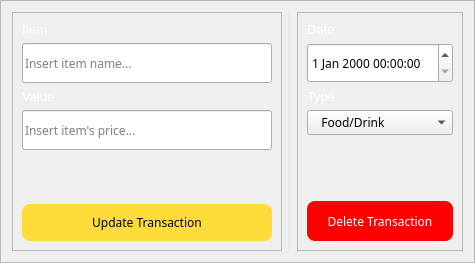
                  <widget class="QFrame" name="frame_19">
                   <property name="styleSheet">
                    <string notr="true"/>
                   </property>
                   <property name="frameShape">
                    <enum>QFrame::StyledPanel</enum>
                   </property>
                   <property name="frameShadow">
                    <enum>QFrame::Raised</enum>
                   </property>
                   <layout class="QHBoxLayout" name="horizontalLayout_15">
                    <item>
                     <widget class="QFrame" name="frame_18">
                      <property name="sizePolicy">
                       <sizepolicy hsizetype="Preferred" vsizetype="Minimum">
                        <horstretch>0</horstretch>
                        <verstretch>0</verstretch>
                       </sizepolicy>
                      </property>
                      <property name="frameShape">
                       <enum>QFrame::StyledPanel</enum>
                      </property>
                      <property name="frameShadow">
                       <enum>QFrame::Raised</enum>
                      </property>
                      <layout class="QVBoxLayout" name="verticalLayout_17">
                       <item>
                        <widget class="QLabel" name="label_3">
                         <property name="sizePolicy">
                          <sizepolicy hsizetype="Preferred" vsizetype="Maximum">
                           <horstretch>0</horstretch>
                           <verstretch>0</verstretch>
                          </sizepolicy>
                         </property>
                         <property name="text">
                          <string>&lt;html&gt;&lt;head/&gt;&lt;body&gt;&lt;p&gt;&lt;span style=&quot; font-size:10pt; color:#ffffff;&quot;&gt;Item&lt;/span&gt;&lt;/p&gt;&lt;/body&gt;&lt;/html&gt;</string>
                         </property>
                        </widget>
                       </item>
                       <item>
                        <widget class="QLineEdit" name="ED_Item">
                         <property name="sizePolicy">
                          <sizepolicy hsizetype="Preferred" vsizetype="Fixed">
                           <horstretch>0</horstretch>
                           <verstretch>0</verstretch>
                          </sizepolicy>
                         </property>
                         <property name="minimumSize">
                          <size>
                           <width>250</width>
                           <height>40</height>
                          </size>
                         </property>
                         <property name="font">
                          <font>
                           <family>Poppins</family>
                           <pointsize>9</pointsize>
                          </font>
                         </property>
                         <property name="styleSheet">
                          <string notr="true"/>
                         </property>
                         <property name="text">
                          <string/>
                         </property>
                         <property name="placeholderText">
                          <string>Insert item name...</string>
                         </property>
                        </widget>
                       </item>
                       <item>
                        <widget class="QLabel" name="label_20">
                         <property name="sizePolicy">
                          <sizepolicy hsizetype="Preferred" vsizetype="Maximum">
                           <horstretch>0</horstretch>
                           <verstretch>0</verstretch>
                          </sizepolicy>
                         </property>
                         <property name="text">
                          <string>&lt;html&gt;&lt;head/&gt;&lt;body&gt;&lt;p&gt;&lt;span style=&quot; font-size:10pt; color:#ffffff;&quot;&gt;Value&lt;/span&gt;&lt;/p&gt;&lt;/body&gt;&lt;/html&gt;</string>
                         </property>
                        </widget>
                       </item>
                       <item>
                        <widget class="QLineEdit" name="ED_Value">
                         <property name="sizePolicy">
                          <sizepolicy hsizetype="Preferred" vsizetype="Fixed">
                           <horstretch>0</horstretch>
                           <verstretch>0</verstretch>
                          </sizepolicy>
                         </property>
                         <property name="minimumSize">
                          <size>
                           <width>250</width>
                           <height>40</height>
                          </size>
                         </property>
                         <property name="font">
                          <font>
                           <family>Poppins</family>
                           <pointsize>9</pointsize>
                          </font>
                         </property>
                         <property name="styleSheet">
                          <string notr="true"/>
                         </property>
                         <property name="placeholderText">
                          <string>Insert item's price...</string>
                         </property>
                        </widget>
                       </item>
                       <item>
                        <spacer name="verticalSpacer_9">
                         <property name="orientation">
                          <enum>Qt::Vertical</enum>
                         </property>
                         <property name="sizeType">
                          <enum>QSizePolicy::Expanding</enum>
                         </property>
                         <property name="sizeHint" stdset="0">
                          <size>
                           <width>20</width>
                           <height>40</height>
                          </size>
                         </property>
                        </spacer>
                       </item>
                       <item>
                        <widget class="QPushButton" name="ED_updateButton">
                         <property name="minimumSize">
                          <size>
                           <width>0</width>
                           <height>30</height>
                          </size>
                         </property>
                         <property name="maximumSize">
                          <size>
                           <width>16777215</width>
                           <height>40</height>
                          </size>
                         </property>
                         <property name="font">
                          <font>
                           <family>Poppins</family>
                           <pointsize>9</pointsize>
                           <weight>50</weight>
                           <bold>false</bold>
                          </font>
                         </property>
                         <property name="cursor">
                          <cursorShape>PointingHandCursor</cursorShape>
                         </property>
                         <property name="styleSheet">
                          <string notr="true">

QPushButton {
    background-color: rgb(254, 221, 59);
    color: rgb(0, 0, 0);  /* Teks putih */
    border-radius: 8px;  /* Sudut yang sedikit melengkung */
    padding: 10px;  /* Ruang di dalam tombol */
}

QPushButton:hover {
    background-color: rgb(220, 189, 51);  /* Warna hijau yang lebih gelap saat di-hover */
}

QPushButton:pressed {
    background-color: rgb(173, 149, 40);  /* Warna hijau lebih gelap saat ditekan */
}

QPushButton:disabled {
    background-color: #6c757d;  /* Warna abu-abu saat tombol dinonaktifkan */
    color: #D6D6D6;  /* Warna teks abu-abu saat tombol dinonaktifkan */
}</string>
                         </property>
                         <property name="text">
                          <string>Update Transaction</string>
                         </property>
                        </widget>
                       </item>
                      </layout>
                     </widget>
                    </item>
                    <item>
                     <widget class="Line" name="line">
                      <property name="styleSheet">
                       <string notr="true">#line{
background-color: rgba(222, 222, 222, 100);
border-radius:10px;
}</string>
                      </property>
                      <property name="orientation">
                       <enum>Qt::Vertical</enum>
                      </property>
                     </widget>
                    </item>
                    <item alignment="Qt::AlignVCenter">
                     <widget class="QFrame" name="frame_30">
                      <property name="sizePolicy">
                       <sizepolicy hsizetype="Preferred" vsizetype="Minimum">
                        <horstretch>0</horstretch>
                        <verstretch>0</verstretch>
                       </sizepolicy>
                      </property>
                      <property name="frameShape">
                       <enum>QFrame::StyledPanel</enum>
                      </property>
                      <property name="frameShadow">
                       <enum>QFrame::Raised</enum>
                      </property>
                      <layout class="QVBoxLayout" name="verticalLayout_26">
                       <item>
                        <widget class="QLabel" name="label_27">
                         <property name="sizePolicy">
                          <sizepolicy hsizetype="Preferred" vsizetype="Maximum">
                           <horstretch>0</horstretch>
                           <verstretch>0</verstretch>
                          </sizepolicy>
                         </property>
                         <property name="text">
                          <string>&lt;html&gt;&lt;head/&gt;&lt;body&gt;&lt;p&gt;&lt;span style=&quot; font-size:10pt; color:#ffffff;&quot;&gt;Date&lt;/span&gt;&lt;/p&gt;&lt;/body&gt;&lt;/html&gt;</string>
                         </property>
                        </widget>
                       </item>
                       <item>
                        <widget class="QDateTimeEdit" name="ED_Date">
                         <property name="minimumSize">
                          <size>
                           <width>0</width>
                           <height>40</height>
                          </size>
                         </property>
                         <property name="font">
                          <font>
                           <family>Poppins</family>
                           <pointsize>9</pointsize>
                          </font>
                         </property>
                         <property name="styleSheet">
                          <string notr="true"/>
                         </property>
                        </widget>
                       </item>
                       <item>
                        <widget class="QLabel" name="label_6">
                         <property name="sizePolicy">
                          <sizepolicy hsizetype="Preferred" vsizetype="Maximum">
                           <horstretch>0</horstretch>
                           <verstretch>0</verstretch>
                          </sizepolicy>
                         </property>
                         <property name="text">
                          <string>&lt;html&gt;&lt;head/&gt;&lt;body&gt;&lt;p&gt;&lt;span style=&quot; font-size:10pt; color:#ffffff;&quot;&gt;Type&lt;/span&gt;&lt;/p&gt;&lt;/body&gt;&lt;/html&gt;</string>
                         </property>
                        </widget>
                       </item>
                       <item>
                        <widget class="QComboBox" name="ED_Type">
                         <property name="font">
                          <font>
                           <family>Poppins</family>
                          </font>
                         </property>
                         <item>
                          <property name="text">
                           <string>   Food/Drink</string>
                          </property>
                         </item>
                         <item>
                          <property name="text">
                           <string>   Transportation</string>
                          </property>
                         </item>
                         <item>
                          <property name="text">
                           <string>   Entertainment</string>
                          </property>
                         </item>
                         <item>
                          <property name="text">
                           <string>   Healthcare</string>
                          </property>
                         </item>
                         <item>
                          <property name="text">
                           <string>   Assurenace</string>
                          </property>
                         </item>
                         <item>
                          <property name="text">
                           <string>   Luxurious Goods</string>
                          </property>
                         </item>
                         <item>
                          <property name="text">
                           <string>   Active Income</string>
                          </property>
                         </item>
                         <item>
                          <property name="text">
                           <string>   Passive Income</string>
                          </property>
                         </item>
                         <item>
                          <property name="text">
                           <string>   Investation</string>
                          </property>
                         </item>
                         <item>
                          <property name="text">
                           <string>   Other Income</string>
                          </property>
                         </item>
                        </widget>
                       </item>
                       <item>
                        <widget class="QLabel" name="ED_ErrorMsg">
                         <property name="sizePolicy">
                          <sizepolicy hsizetype="Preferred" vsizetype="Maximum">
                           <horstretch>0</horstretch>
                           <verstretch>0</verstretch>
                          </sizepolicy>
                         </property>
                         <property name="styleSheet">
                          <string notr="true">padding-top:0px;
color: red;</string>
                         </property>
                         <property name="text">
                          <string/>
                         </property>
                         <property name="alignment">
                          <set>Qt::AlignRight|Qt::AlignTrailing|Qt::AlignVCenter</set>
                         </property>
                        </widget>
                       </item>
                       <item>
                        <spacer name="verticalSpacer_6">
                         <property name="orientation">
                          <enum>Qt::Vertical</enum>
                         </property>
                         <property name="sizeType">
                          <enum>QSizePolicy::Expanding</enum>
                         </property>
                         <property name="sizeHint" stdset="0">
                          <size>
                           <width>20</width>
                           <height>40</height>
                          </size>
                         </property>
                        </spacer>
                       </item>
                       <item>
                        <widget class="QPushButton" name="ED_deleteButton">
                         <property name="minimumSize">
                          <size>
                           <width>0</width>
                           <height>40</height>
                          </size>
                         </property>
                         <property name="maximumSize">
                          <size>
                           <width>16777215</width>
                           <height>40</height>
                          </size>
                         </property>
                         <property name="font">
                          <font>
                           <family>Poppins</family>
                           <pointsize>9</pointsize>
                           <weight>50</weight>
                           <bold>false</bold>
                          </font>
                         </property>
                         <property name="cursor">
                          <cursorShape>PointingHandCursor</cursorShape>
                         </property>
                         <property name="styleSheet">
                          <string notr="true">QPushButton {
    background-color: rgb(255, 0, 0);
    color: #FFFFFF;  /* Teks putih */
    border-radius: 8px;  /* Sudut yang sedikit melengkung */
    padding: 10px;  /* Ruang di dalam tombol */
}

QPushButton:hover {
    background-color: rgb(212, 0, 0);  /* Warna hijau yang lebih gelap saat di-hover */
}

QPushButton:pressed {
    background-color: rgb(200, 0, 0);  /* Warna hijau lebih gelap saat ditekan */
}

QPushButton:disabled {
    background-color: #6c757d;  /* Warna abu-abu saat tombol dinonaktifkan */
    color: #D6D6D6;  /* Warna teks abu-abu saat tombol dinonaktifkan */
}</string>
                         </property>
                         <property name="text">
                          <string>Delete Transaction</string>
                         </property>
                        </widget>
                       </item>
                      </layout>
                     </widget>
                    </item>
                   </layout>
                  </widget>
